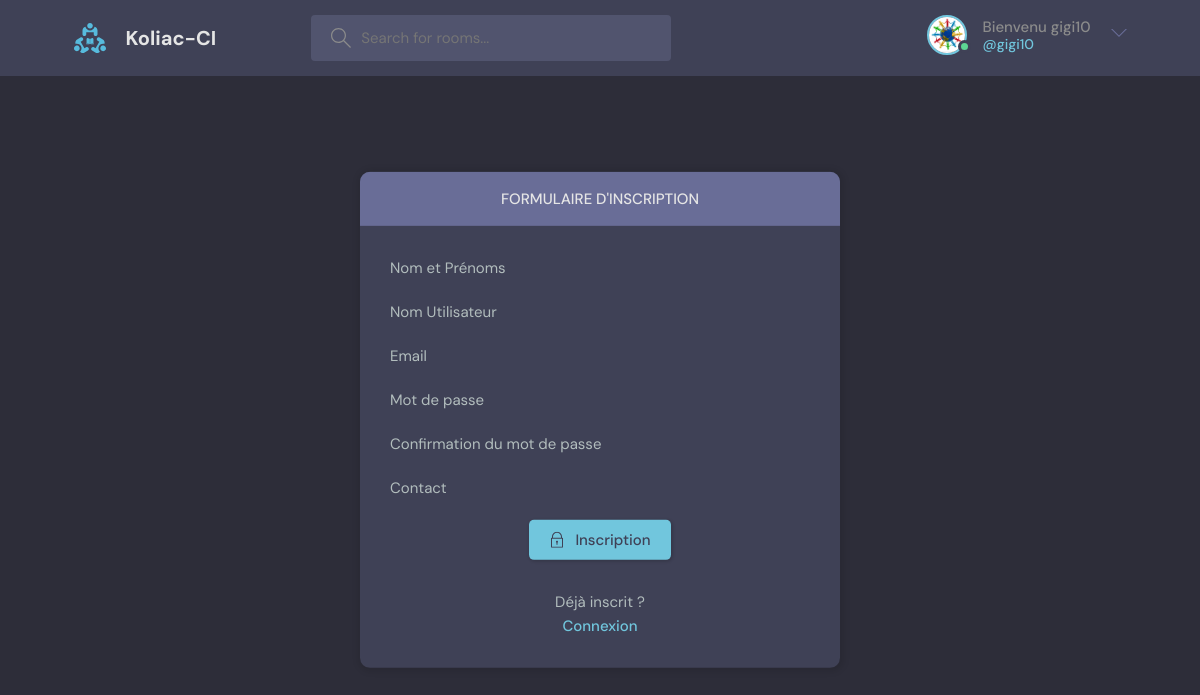
The app's page /compte/verified/ (signed in) with its own data.
### parametres/models.py (models this page shows)
class User(AbstractUser):
    nom = models.CharField(max_length=255, null=True, verbose_name="Nom et Prénoms")
    email = models.EmailField(unique=True)
    contact1 = models.CharField(max_length=50, unique=True, null=True, verbose_name="Contact")
    contact2 = models.CharField(max_length=50, blank=True, null=True)
    orange_money = models.CharField(max_length=50, blank=True, null=True)
    mtn_money = models.CharField(max_length=50, blank=True, null=True)
    moov_money = models.CharField(max_length=50, blank=True, null=True)
    adresse = models.CharField(max_length=255, verbose_name="ADRESSE", blank=True, null=True)
    image = models.ImageField(null=True, default="avatar.svg")
    type_piece = models.CharField(max_length=50, verbose_name="TYPE DOCUMENT", choices=TYPE_PIECE, default="CNI", null=True, blank=True)
    num_piece = models.CharField(max_length=150, verbose_name="N° PIECE", blank=True, null=True)
    piece = models.FileField(verbose_name="DOCUMENT", upload_to=documents, null=True, blank=True)
    add_le = models.DateTimeField(auto_now_add=True)
    update_le = models.DateTimeField(auto_now=True)
    objects = UserManager()
    USERNAME_FIELD = 'contact1'
    REQUIRED_FIELDS = []

### parametres/views.py (the view)
# urls.py: path('verified/', verified, name='verified'),
def verified(request):
    if not request.session.get('is_verified'):
        return redirect('parametres:inscription')
    return render(request, 'parametres/connexion_inscription.html')

### parametres/templates/parametres/connexion_inscription.html (shortened to what this page needs)
{% extends 'base.html' %}
{% load widget_tweaks %}
{% block content %}
    <main class="auth layout">
    {% if page == "Connexion" %}
        <div class="container">
        <div class="layout__box">
          <div class="layout__boxHeader">
            <div class="layout__boxTitle">
              <h3>Formulaire de Connexion</h3>
            </div>
          </div>
          <div class="layout__body">
            <form class="form" action="" method="post">
              {% csrf_token %}
              <div class="form__group form__group">
                <label for="room_name">Email</label>
                <input id="username" name="email" type="email" placeholder="Adresse Email" />
              </div>
              <div class="form__group">
                <label for="password">Password</label>
                <input
                  id="password"
                  name="password"
                  type="password"
                  placeholder="&bull;&bull;&bull;&bull;&bull;&bull;&bull;&bull;"
                />
              </div>
              <p style="text-align: center"><button class="btn btn--main" type="submit" style="align-items: center">
                <svg
                  version="1.1"
                  xmlns="http://www.w3.org/2000/svg"
                  width="32"
                  height="32"
                  viewBox="0 0 32 32"
                >
                  <title>lock</title>
                  <path
                    d="M27 12h-1v-2c0-5.514-4.486-10-10-10s-10 4.486-10 10v2h-1c-0.553 0-1 0.447-1 1v18c0 0.553 0.447 1 1 1h22c0.553 0 1-0.447 1-1v-18c0-0.553-0.447-1-1-1zM8 10c0-4.411 3.589-8 8-8s8 3.589 8 8v2h-16v-2zM26 30h-20v-16h20v16z"
                  ></path>
                  <path
                    d="M15 21.694v4.306h2v-4.306c0.587-0.348 1-0.961 1-1.694 0-1.105-0.895-2-2-2s-2 0.895-2 2c0 0.732 0.413 1.345 1 1.694z"
                  ></path>
                </svg>
                Connexion
              </button></p>
            </form>
            <div class="auth__action">
              <p>pas encore inscrit ?</p>
              <a href="{% url 'parametres:inscription' %}" class="btn btn--link">Inscription</a>
            </div>
          </div>
        </div>
      </div>
    {% else %}
        <div class="container">
        <div class="layout__box">
          <div class="layout__boxHeader">
            <div class="layout__boxTitle">
              <h3>Formulaire d'Inscription</h3>
            </div>
          </div>
          <div class="layout__body">
            <form class="form" action="." method="post">
                <div class="form__group form__group">
                    <label>Nom et Prénoms</label>
                </div>
                <div class="form__group form__group">
                    <label>Nom Utilisateur</label>
                </div>
                <div class="form__group form__group">
                    <label>Email</label>
                </div>
                <div class="form__group form__group">
                    <label>Mot de passe</label>
                </div>
                <div class="form__group form__group">
                    <label>Confirmation du mot de passe</label>
                </div>
                <div class="form__group form__group">
                    <label>Contact</label>
                </div>
              <p style="text-align: center">
                  <button class="btn btn--main" type="submit">
                Inscription
              </button>
              </p>
            </form>
            <div class="auth__action">
              <p>Déjà inscrit ?</p>
              <a href="{% url 'parametres:connexion' %}" class="btn btn--link">Connexion</a>
            </div>
          </div>
        </div>
      </div>
    {% endif %}
    </main>
{% endblock %}

### templates/_partials/navbar.html (shortened to what this page needs)
{% load static %}
<header class="header header--loggedIn">
    <div class="container">
    <a href="{% url 'home' %}" class="header__logo">
        <img src="{% static 'images/logo.svg' %}" alt="Logo">
        <h1>Koliac-CI</h1>
    </a>
    <form class="header__search" method="get" accept-charset="{% url 'home' %}">
      <label>
        <input name="q" placeholder="Search for rooms..." />
      </label>
    </form>
    <nav class="header__menu">
      {% if user.is_authenticated %}
        <div class="header__user">
        <a href="{% url 'parametres:user_profile' user.pk %}">
          <div class="avatar avatar--medium active">
            {% if user.image %}
                <img src="{{ user.image.url }}" />
            {% else %}
                <img src="https://randomuser.me/api/portraits/men/37.jpg" />
            {% endif %}
          </div>
          <p>Bienvenu {{ request.user.username }} <span>@{{ request.user.username }}</span></p>
        </a>
        <button class="dropdown-button">
          <svg version="1.1" xmlns="http://www.w3.org/2000/svg" width="32" height="32" viewBox="0 0 32 32">
            <title>chevron-down</title>
            <path d="M16 21l-13-13h-3l16 16 16-16h-3l-13 13z"></path>
          </svg>
        </button>
      </div>
      {% else %}
      <a href="{% url 'parametres:connexion' %}">
        <img src="{% static 'images/avatar.svg' %}" />
        <p>Connexion</p>
      </a>
      {% endif %}
    </nav>
  </div>
</header>

### static/style/style.css (style rules this page uses)
:root { --color-main: #71c6dd; --color-main-light: #e1f6fb; --color-dark: #3f4156; --color-dark-medium: #51546e; --color-dark-light: #696d97; --color-light: #e5e5e5; --color-gray: #8b8b8b; --color-light-gray: #b2bdbd; --color-bg: #2d2d39; --color-success: #5dd693; --color-error: #fc4b0b; }
* { font-family: "DM Sans", -apple-system, BlinkMacSystemFont, "Segoe UI", Roboto, Oxygen, Ubuntu, Cantarell, "Open Sans", "Helvetica Neue", sans-serif; margin: 0; padding: 0; box-sizing: border-box; text-rendering: optimizeLegibility; font-size: inherit; }
html { font-size: 56.25%; }
@media only screen and (min-width: 1200px) { html { font-size: 62.5%; } }
body { line-height: 1.6; font-weight: 400; font-size: 1.5rem; color: var(--color-light-gray); background-color: var(--color-bg); min-height: 100vh; }
img { width: 100%; }
a { display: inline-block; color: var(--color-main); text-decoration: none; }
.container { max-width: 120rem; width: 90%; margin: auto; }
.btn { background-color: transparent; border: none; display: inline-flex; align-items: center; gap: 1rem; cursor: pointer; transition: all ease-in-out 0.3s; padding: 1rem 2rem; border-radius: 5px; box-shadow: 1px 1px 3px 1px rgba(0, 0, 0, 0.15); font-weight: 500; }
.btn--link { border-radius: 0; padding: 0; color: var(--color-main); box-shadow: none; }
.btn--main { background-color: var(--color-main); color: var(--color-dark); }
.btn > svg { fill: currentColor; width: 1.6rem; height: 1.6rem; }
.avatar { position: relative; display: inline-block; border-radius: 50%; border: 2px solid var(--color-main); }
.avatar img { display: block; border-radius: 50%; object-fit: cover; object-position: center; }
.avatar::after { content: ""; display: block; position: absolute; background-color: var(--color-gray); z-index: 111; border-radius: 50%; border: 0.3rem solid var(--color-dark); }
.avatar.active::after { background-color: var(--color-success); }
.avatar.avatar--medium img { width: 3.6rem; height: 3.6rem; border-radius: 50%; }
.avatar.avatar--medium:after { width: 0.7rem; height: 0.7rem; bottom: 0px; right: -6px; }
.header { padding: 1.5rem; background-color: var(--color-dark); }
.header > .container { display: flex; gap: 9.5rem; }
.header__logo, .header__user { display: flex; gap: 2rem; align-items: center; }
.header__logo > img { height: 3.2rem; width: 3.2rem; }
.header__logo > h1 { font-weight: 700; font-size: 2rem; color: var(--color-light); }
.header__search > label { background-color: var(--color-dark-medium); padding: 1.3rem 1rem; display: flex; align-items: center; gap: 1rem; border-radius: 4px; }
.header__search svg { fill: var(--color-gray); width: 2rem; height: 2rem; margin-left: 1rem; }
.header__search input { width: 30rem; background: transparent; border: none; outline: none; color: var(--color-light); }
.header__menu { margin-left: auto; position: relative; }
.header__menu a { display: flex; gap: 1.5rem; align-items: center; font-weight: 500; text-decoration: none; color: var(--color-gray); }
.header__menu img { height: 3.6rem; }
.header__menu p { line-height: 1.2; }
.header__menu span { color: var(--color-main); font-weight: 500; font-size: 1.4rem; display: block; }
.header__menu svg { width: 1.6rem; height: 1.6rem; fill: var(--color-dark-light); }
.dropdown-button { background: transparent; border: 0; outline: 0; cursor: pointer; }
.layout { margin-top: 2.4rem; }
.layout > .container { display: flex; justify-content: space-between; align-items: flex-start; }
.layout__box { width: 90%; max-width: 48rem; min-height: 40rem; position: absolute; top: 50%; left: 50%; transform: translate(-50%, -46%); background-color: var(--color-dark); border-radius: 1rem; box-shadow: 1px 1px 6px 3px rgba(0, 0, 0, 0.1); overflow: hidden; }
.layout__boxHeader { display: flex; padding: 1.5rem; background-color: var(--color-dark-light); }
.layout__boxTitle { display: flex; gap: 1.5rem; align-items: center; }
.layout__boxTitle h3 { text-transform: uppercase; font-weight: 500; color: var(--color-light); }
.layout__body { margin: 3rem; }
.form__group { margin-bottom: 2rem; width: 100%; }
.form__group label { display: block; font-size: 1.5rem; margin-bottom: 1rem; }
.auth .layout__boxHeader { text-align: center; justify-content: center; }
.auth__action { margin-top: 3rem; text-align: center; }

### records on screen
User: image (picture), user.username "gigi10"
